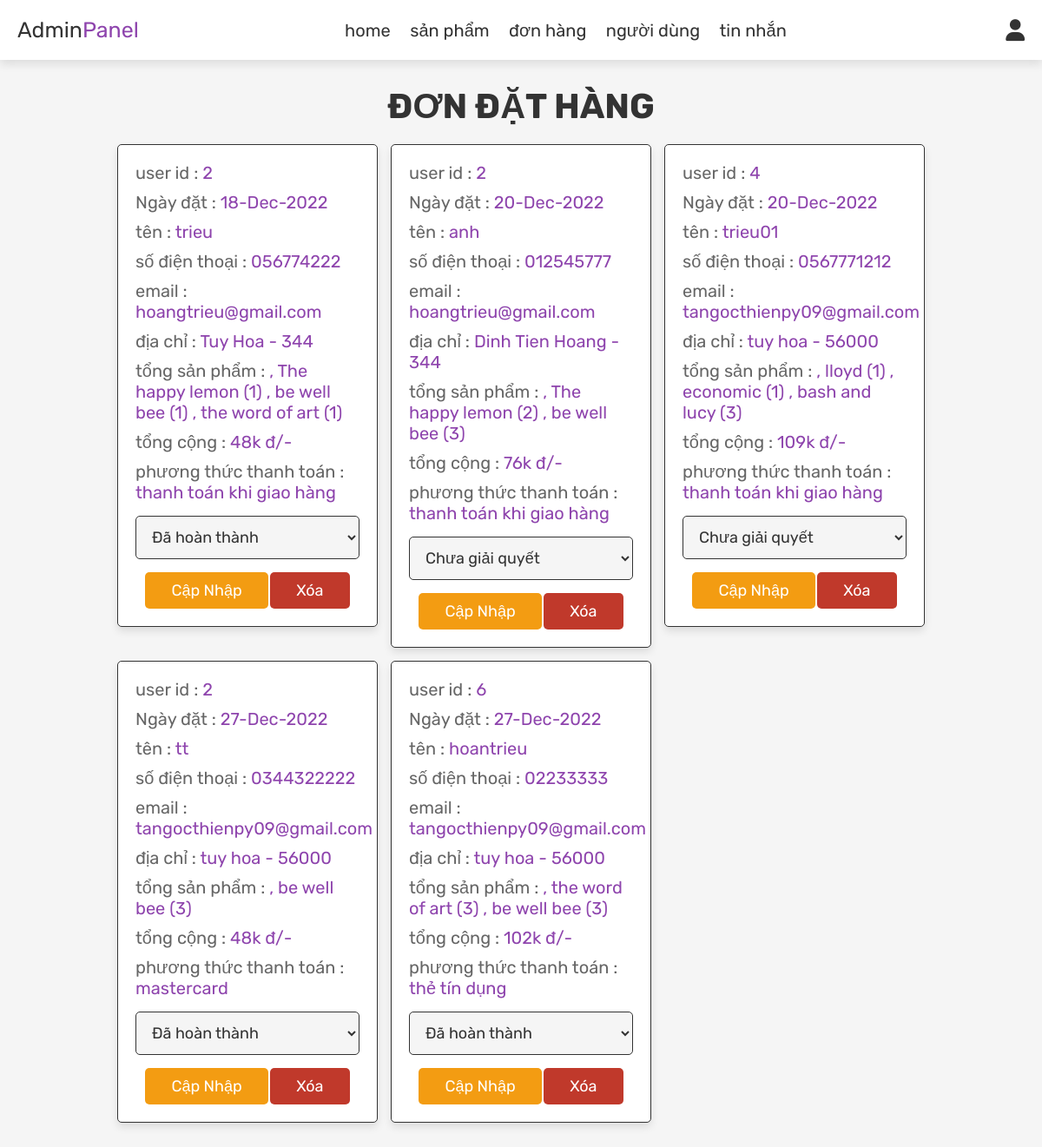
Screenshot of /admin_orders.php (signed in) with the database file from the repository.
### tables this page shows
CREATE TABLE `orders` (
  `id` int(100) NOT NULL,
  `user_id` int(100) NOT NULL,
  `name` varchar(100) NOT NULL,
  `number` varchar(12) NOT NULL,
  `email` varchar(100) NOT NULL,
  `method` varchar(50) NOT NULL,
  `address` varchar(500) NOT NULL,
  `total_products` varchar(1000) NOT NULL,
  `total_price` int(100) NOT NULL,
  `placed_on` varchar(50) NOT NULL,
  `payment_status` varchar(20) NOT NULL DEFAULT 'pending'
);

### admin_orders.php (the view, shortened to what this page needs)
<?php
include 'config.php';
?>
<!DOCTYPE html>
<html lang="en">
<head>
   <link rel="stylesheet" href="https://cdnjs.cloudflare.com/ajax/libs/font-awesome/6.0.0/css/all.min.css">
   <link rel="stylesheet" href="css/admin_style.css">
</head>
<body>
<?php include 'admin_header.php'; ?>
<section class="orders">
   <h1 class="title">đơn đặt hàng</h1>
   <div class="box-container">
      <?php
      $select_orders = mysqli_query($conn, "SELECT * FROM `orders`") or die('query failed');
      if(mysqli_num_rows($select_orders) > 0){
         while($fetch_orders = mysqli_fetch_assoc($select_orders)){
      ?>
      <div class="box">
         <p> user id : <span><?php echo $fetch_orders['user_id']; ?></span> </p>
         <p> Ngày đặt : <span><?php echo $fetch_orders['placed_on']; ?></span> </p>
         <p> tên : <span><?php echo $fetch_orders['name']; ?></span> </p>
         <p> số điện thoại : <span><?php echo $fetch_orders['number']; ?></span> </p>
         <p> email : <span><?php echo $fetch_orders['email']; ?></span> </p>
         <p> địa chỉ : <span><?php echo $fetch_orders['address']; ?></span> </p>
         <p> tổng sản phẩm : <span><?php echo $fetch_orders['total_products']; ?></span> </p>
         <p> tổng cộng : <span><?php echo $fetch_orders['total_price']; ?>k đ/-</span> </p>
         <p> phương thức thanh toán : <span><?php echo $fetch_orders['method']; ?></span> </p>
         <form action="" method="post">
            <select name="update_payment">
               <option value="" selected disabled>
                  <span style="color:<?php if($fetch_orders['payment_status'] == 'pending')
                     { echo 'red'; }
                     else{ echo 'green'; } ?>;">
                     <?php if($fetch_orders['payment_status'] == 'pending')
                     { echo 'Chưa giải quyết'; }
                     else{ echo 'Đã hoàn thành'; } ?>
         </span></option>
            </select>
            <input type="submit" value="cập nhập" name="update_order" class="option-btn">
            <a href="admin_orders.php?delete=<?php echo $fetch_orders['id']; ?>" onclick="return confirm('delete this order?');" class="delete-btn">xóa</a>
         </form>
      </div>
      <?php
         }
      }else{
         echo '<p class="empty">chưa có đơn đặt hàng!</p>';
      }
      ?>
   </div>
</section>
</body>
</html>

### css/admin_style.css (style rules this page uses)
:root { --purple:#8e44ad; --red:#c0392b; --orange:#f39c12; --black:#333; --white:#fff; --light-color:#666; --light-white:#ccc; --light-bg:#f5f5f5; --border:.1rem solid var(--black); --box-shadow:0 .5rem 1rem rgba(0,0,0,.1); }
* { font-family: 'Rubik', sans-serif; margin:0; padding:0; box-sizing: border-box; outline: none; border:none; text-decoration: none; transition:all .2s linear; }
html { font-size: 62.5%; overflow-x: hidden; }
body { background-color: var(--light-bg); }
section { padding:3rem 2rem; }
.title { text-align: center; margin-bottom: 2rem; text-transform: uppercase; color:var(--black); font-size: 4rem; }
.btn, .option-btn, .delete-btn, .white-btn { display: inline-block; margin-top: 1rem; padding:1rem 3rem; cursor: pointer; color:var(--white); font-size: 1.8rem; border-radius: .5rem; text-transform: capitalize; }
.option-btn { background-color: var(--orange); }
.delete-btn { background-color: var(--red); }
.orders .box-container { display: grid; grid-template-columns: repeat(auto-fit, 30rem); justify-content: center; gap:1.5rem; max-width: 1200px; margin:0 auto; align-items: flex-start; }
.orders .box-container .box { background-color: var(--white); padding:2rem; border:var(--border); box-shadow: var(--box-shadow); border-radius: .5rem; }
.orders .box-container .box p { padding-bottom: 1rem; font-size: 2rem; color:var(--light-color); }
.orders .box-container .box p span { color:var(--purple); }
.orders .box-container .box form { text-align: center; }
.orders .box-container .box form select { border-radius: .5rem; margin:.5rem 0; width: 100%; background-color: var(--light-bg); border:var(--border); padding:1.2rem 1.4rem; font-size: 1.8rem; color:var(--black); }

### rows the page displays
orders: user "2", placed_on "18-Dec-2022", name "trieu", number "056774222", email "hoangtrieu@gmail.com", address "Tuy Hoa - 344", total_products ", The happy lemon (1) , be well bee (1) , the word of art (1)", total_price "48", method "thanh toán khi giao hàng"
orders: user "2", placed_on "20-Dec-2022", name "anh", number "012545777", email "hoangtrieu@gmail.com", address "Dinh Tien Hoang - 344", total_products ", The happy lemon (2) , be well bee (3)", total_price "76", method "thanh toán khi giao hàng"
orders: user "4", placed_on "20-Dec-2022", name "trieu01", number "0567771212", email "tangocthienpy09@gmail.com", address "tuy hoa - 56000", total_products ", lloyd (1) , economic (1) , bash and lucy (3)", total_price "109", method "thanh toán khi giao hàng"
orders: user "2", placed_on "27-Dec-2022", name "tt", number "0344322222", email "tangocthienpy09@gmail.com", address "tuy hoa - 56000", total_products ", be well bee (3)", total_price "48", method "mastercard"
orders: user "6", placed_on "27-Dec-2022", name "hoantrieu", number "02233333", email "tangocthienpy09@gmail.com", address "tuy hoa - 56000", total_products ", the word of art (3) , be well bee (3)", total_price "102", method "thẻ tín dụng"
